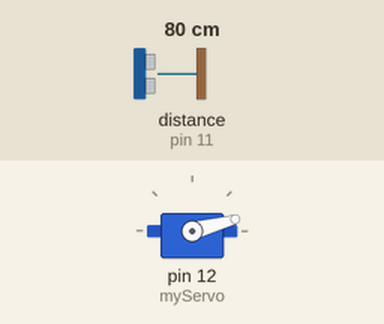
Bench run of a sketch on a simulated Arduino Uno, built with avr-gcc and run on an emulated ATmega328P. On the bench: servo. Wiring (inferred from the names in the program): ultrasonic range finder: trigger pin 10; echo pin 11. The test bench sets the inputs (shaded band); at power-on: distance to the obstacle (sensor on pin 11) 80 cm. The echo pulse lasts 58.3 µs per cm; what the sketch prints to the serial monitor is not drawn.

Above: at 0.01 s.
1.3 s: distance to the obstacle (sensor on pin 11) set to 2 cm
At 1.8 s:
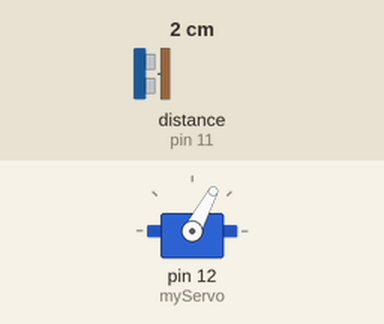
4.3 s: distance to the obstacle (sensor on pin 11) set to 9 cm
At 5.35 s:
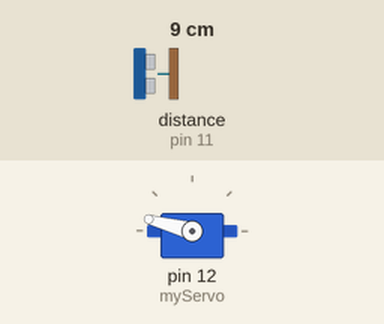
7.3 s: distance to the obstacle (sensor on pin 11) set to 4 cm
At 8.1 s:
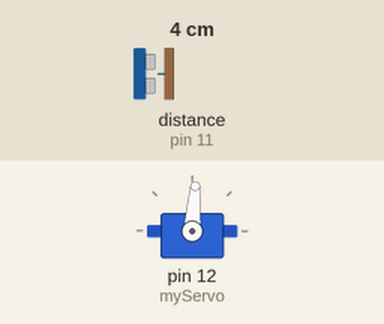
10.3 s: distance to the obstacle (sensor on pin 11) set to 120 cm
13.3 s: distance to the obstacle (sensor on pin 11) set to 18 cm
Timing chart, 0 to 17.3 s (numbered marks = the images above; inputs shaded):
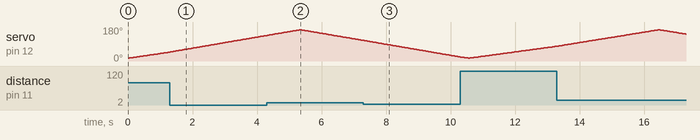

Measured:
- by itself, servo on pin 12 (myServo): rises from 78° to 165° in 3.1 s, then falls to 142° in 0.87 s

The sketch:

code.ino
```cpp
//CODIGO ARDUINO
//Canal de YT -> RobotUNO
//Proyecto RADAR
#include <Servo.h>
#include <SoftwareSerial.h>

// Khai báo SoftwareSerial với chân 8 là RX và chân 9 là TX
SoftwareSerial mySerial(8, 9);

const int trigPin = 10;
const int echoPin = 11;
long duration;
int distance;
Servo myServo;
void setup() {
  pinMode(trigPin, OUTPUT);
  pinMode(echoPin, INPUT);
  Serial.begin(9600);
  myServo.attach(12);
  mySerial.begin(9600);
}
void loop() {
  for(int i=15;i<=165;i++){
  myServo.write(i);
  delay(30);
  distance = calculateDistance();
  Serial.print(i);
  Serial.print(",");
  Serial.print(distance);
  Serial.print(".");
  mySerial.println(distance);
  }
  for(int i=165;i>15;i--){
  myServo.write(i);
  delay(30);
  distance = calculateDistance();
  Serial.print(i);
  Serial.print(",");
  Serial.print(distance);
  Serial.print(".");
  mySerial.println(distance);
  }
}
int calculateDistance(){
  digitalWrite(trigPin, LOW);
  delayMicroseconds(2);
  digitalWrite(trigPin, HIGH);
  delayMicroseconds(10);
  digitalWrite(trigPin, LOW);
  duration = pulseIn(echoPin, HIGH);
  distance= duration*0.034/2;
  return distance;
}
```
